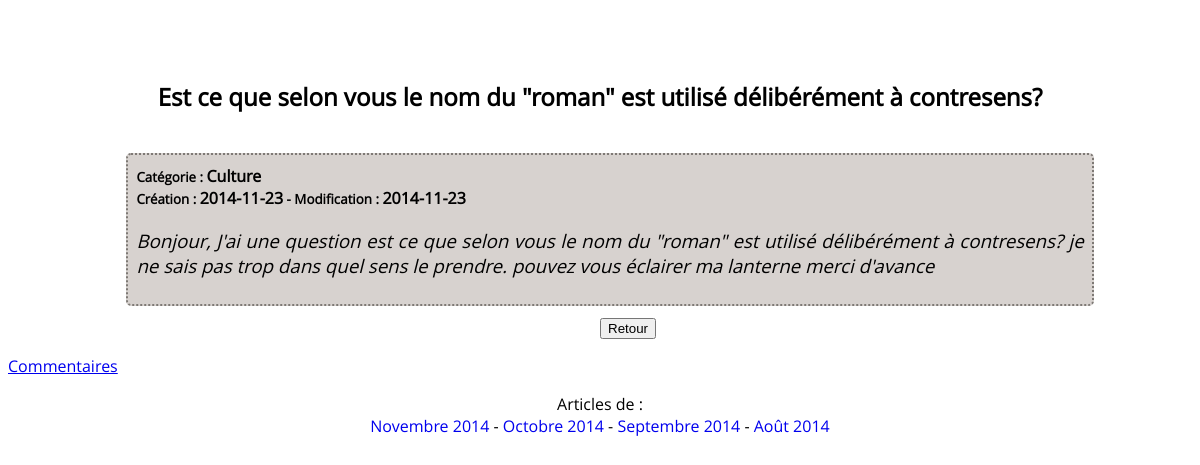
The app's page /contenu.php?id=100 with its own data.
### tables this page shows
CREATE TABLE IF NOT EXISTS `news` (
  `id` smallint(5) unsigned NOT NULL AUTO_INCREMENT,
  `id_auteur` int(11) NOT NULL,
  `titre` varchar(100) NOT NULL,
  `contenu` varchar(500) NOT NULL,
  `categorie` int(11) DEFAULT NULL,
  `image` varchar(50) NOT NULL,
  `dateAjout` timestamp NOT NULL DEFAULT CURRENT_TIMESTAMP,
  `dateModif` timestamp NOT NULL DEFAULT '0000-00-00 00:00:00',
  PRIMARY KEY (`id`)
);

CREATE TABLE IF NOT EXISTS `categories` (
  `id_categorie` int(11) NOT NULL AUTO_INCREMENT,
  `type` int(11) NOT NULL,
  `libelle` varchar(50) NOT NULL,
  PRIMARY KEY (`id_categorie`)
);

### includes/autoload.php (called while the page is built, shortened)
<?php
function my_autoload($class)
{
  $filepath = str_replace("_", "/", $class);
  $filepath .= '.class.php';
}

### Helper/Database.class.php (called while the page is built, shortened)
<?php
class Helper_Database
{
    private $db;
    public function __construct()
    {
    	$config = new Helper_Config("config.ini");
        $user       = $config->get("user", "database");
        $password   = $config->get("password", "database");
        $dns        = $config->get("dns", "database");
        $dbname     = $config->get("dbname", "database");
        $this->db = new PDO( $dns . "; dbname=" . $dbname , $user,  $password);
        $this->db->exec("SET NAMES UTF8");
    }
    public function queryOne($queryString, $data=array())
        {
           $req=$this->db->prepare($queryString);
           $req->execute($data);
           $result=$req->fetch(PDO::FETCH_ASSOC);
           return $result;
        }
}

### Helper/Config.class.php (called while the page is built, shortened)
<?php
class Helper_Config
{
	private $_data;
    public function loadFile($file)
    {
    	if(file_exists($file))
    	{
        	$this->_data = parse_ini_file($file, true);
        }
        else
        {
        	error_log($file . ' not found');
        }
    }
    public function get($value, $rubrique=false)
    {
    	if (empty($rubrique))
    	{
    		return $this->_data[$value];
    	}
    	else
    	{
        	return $this->_data[$rubrique][$value];
        }
    }
}

### Model/Post.class.php (called while the page is built, shortened)
<?php
class Model_Post
{
    private $db;
    public function __construct()
    {
        $this->db = new Helper_Database();
    }
    public function getPost($id)
    {
        $nom=$this->db->queryOne("select * from news
                inner join categories on categories.id_categorie = news.categorie
                where id=?", array($id));
        return $nom;
    }
}

### contenu.php (the view, shortened to what this page needs)
<?php
include 'includes/autoload.php';
include 'header.phtml';
$id = $_GET['id'];
$posts = new Model_Post();
$nompst = $posts->getPost($id);
  require_once ('includes/autoload.php');
  echo '<section class="section_blog_contenu_news">';
  echo '<h1 style="text-align: center">' . $nompst['titre'] . '</h1>';
  echo '<div class="blog_contenu_news">';
  echo '<p class="contenu_titre">';
    echo 'Catégorie : ' .
          '<span class="texte">'  . $nompst['libelle']  . '</span><br/>';
    echo 'Création : ' . '<span class="texte">'  . substr($nompst['dateAjout'],0,10)  . '</span>' .
         ' - Modification : '. '<span class="texte">'  . substr($nompst['dateModif'],0,10)  . '</span>' .
        '</p>';
  echo '<p class="contenu">' . $nompst['contenu']  . '</p>';
  echo '</div>';
  echo'<a class="blog_contenu_news_retour" href="post.php?page=' . $_SESSION["page"] .'" ><input type="button" value="Retour"> </a>';
  echo '</section>';
  echo '<p>' . '<a href="commentaire.php?id=' . $nompst['id'] .'"> Commentaires </a>' . '</p>';
include 'footer.phtml';

### blog.css (style rules this page uses)
body { font-family: "Open Sans", Helvetica, Arial, sans-serif; }
h1 { font-style: normal; font-weight: bold; margin-bottom: 40px; }
p { font-style: normal; font-weight: normal; }
.blog_contenu_news_retour { padding-left: 50%; }
div { margin-bottom: 10px; }
.texte { font-style: normal; font-weight: bold; font-size: 12pt; }
.contenu { font-style: italic; font-weight: normal; font-size: 14pt; padding-left: 0px; text-align: justify; }
.section_blog_contenu_news { margin-left: 10%; margin-right: 10%; margin-top: 80px; }
.contenu_titre { font-style: normal; font-weight: bold; font-size: 10pt; margin-top: 2px; }
.blog_contenu_news { width: 100%; border-style: dotted; border-width: 2px; border-color: #7e7975; border-radius: 5px; padding: 8px; background: #d7d2cf; }
.contenu_titre { font-style: normal; font-weight: bold; font-size: 10pt; }

### records on screen
news: titre "Est ce que selon vous le nom du \"roman\" est utilisé délibérément à contresens?", categories.libelle "Culture", dateAjout "2014-11-23", dateModif "2014-11-23", contenu "Bonjour, J'ai une question est ce que selon vous le nom du \"roman\" est utilisé délibérément à contresens? je ne sais pas trop dans quel sens le prendre. pouvez vous éclairer ma lanterne merci d'avance"
